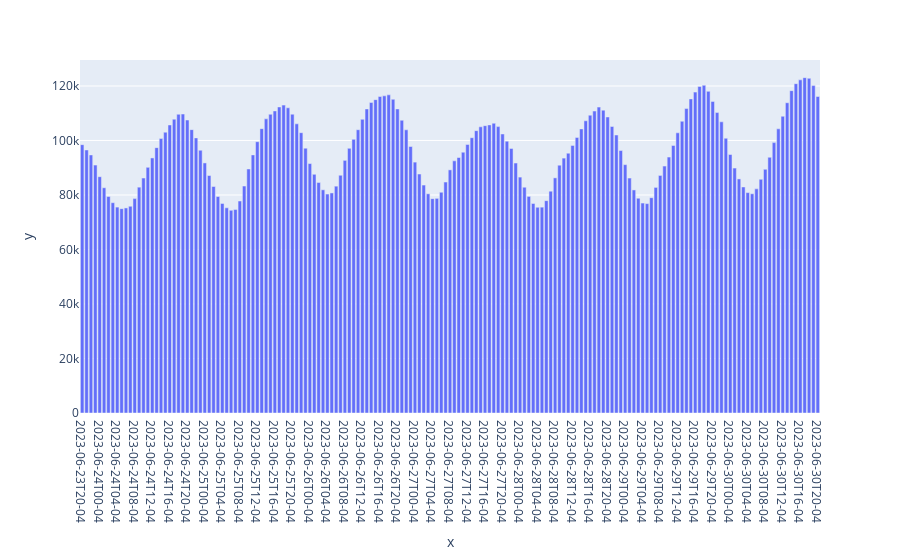

Write notebook code for a chart like this one.
### Code cell
import plotly.express as px

fig = px.bar(x=[data_item.period for data_item in demand_data], y=[data_item.value for data_item in demand_data])
fig.show()

### Figure 1 — Plotly figure (JSON) as saved in the notebook; plotly's stock layout.template omitted (floating-point values rounded to 4 significant figures; data arrays with more than 128 entries replaced by an {"elided": "..."} marker saying what was removed)
{"data": [{"alignmentgroup": "True", "hovertemplate": "x=%{x}<br>y=%{y}<extra></extra>", "legendgroup": "", "marker": {"color": "#636efa", "pattern": {"shape": ""}}, "name": "", "offsetgroup": "", "orientation": "v", "showlegend": false, "textposition": "auto", "type": "bar", "x": {"elided": "169 str values"}, "xaxis": "x", "y": {"elided": "169 int values"}, "yaxis": "y"}], "layout": {"autosize": true, "barmode": "relative", "legend": {"tracegroupgap": 0}, "margin": {"t": 60}, "xaxis": {"anchor": "y", "autorange": true, "domain": [0, 1], "range": [-0.5, 168.5], "title": {"text": "x"}, "type": "category"}, "yaxis": {"anchor": "x", "autorange": true, "domain": [0, 1], "range": [0, 129500.0], "title": {"text": "y"}, "type": "linear"}}}
